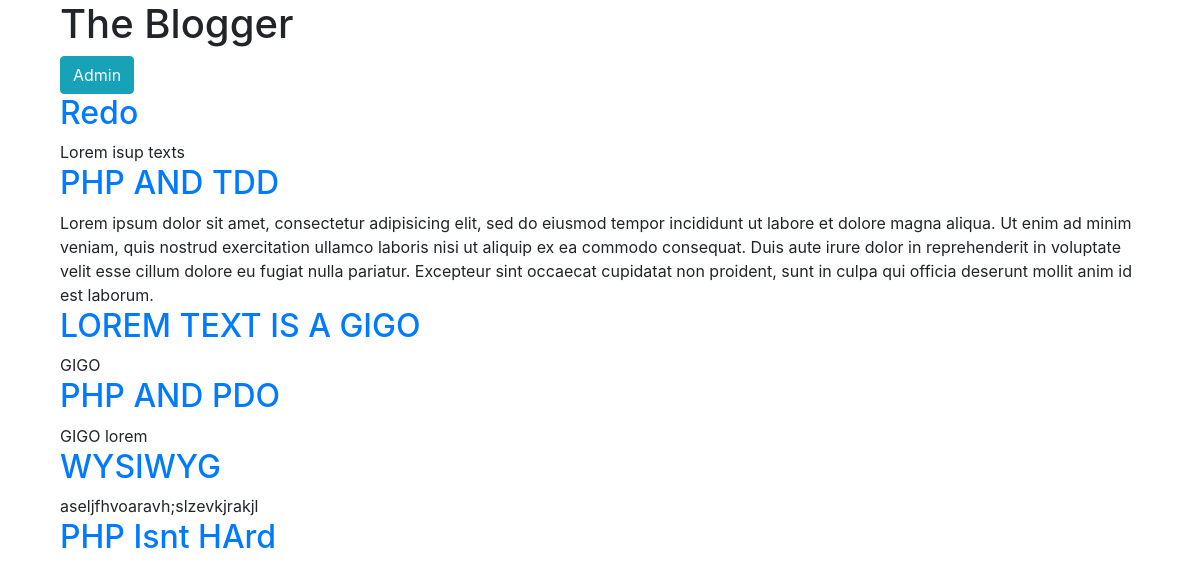
The page / on the database its author committed.
### tables this page shows
CREATE TABLE `posts` (
  `id` int(11) NOT NULL,
  `title` varchar(255) DEFAULT NULL,
  `body` text DEFAULT NULL
);

### functions.php (called while the page is built, shortened)
<?php session_start();
function get($table_name, $conn, $limit = 10){
	try {
		$results = $conn->query("SELECT * FROM $table_name ORDER BY id DESC LIMIT $limit");
		return ($results->rowCount() > 0)
		? $results : false;
	} catch (Exception $e) {
		return false;
	}
}
function view($path, $data = null){
	include "views/layout.php";
}

### index.php (called while the page is built)
<?php require 'blog.php';
$posts = get('posts', $conn);
view('index', array('posts'=> $posts));

### views/index.view.php (the view)
<div class="container">
	<h1 class="heading">The Blogger</h1>
	<div><a href="login.php" class="btn btn-info">Admin</a></div>
	<?php foreach ($posts as $post):?>
		<article class="article article">
			<h2><a href="single.php?id=<?php echo $post['id'];?>"><?php echo $post['title']; ?></a></h2>
			<div class="body">
				<?php echo $post['body']; ?>
			</div>
		</article>
	<?php endforeach; ?>
</div>

### views/layout.php (shortened to what this page needs)
<!DOCTYPE html>
<html>
<head>
	<link rel="stylesheet" type="text/css" href="css/bootstrap.css">
</head>
<body>
<div class="container">
	<?php include $path; ?>
</div>
</body>
</html>

### rows shown on the page
posts: title "Redo", body "Lorem isup texts"
posts: title "PHP AND TDD", body "Lorem ipsum dolor sit amet, consectetur adipisicing elit, sed do eiusmod tempor incididunt ut labore et dolore magna aliqua. Ut enim ad minim veniam, quis nostrud exercitation ullamco laboris nisi ut aliquip ex ea commodo consequat. Duis aute irure dolor in reprehenderit in voluptate velit esse cillum dolore eu fugiat nulla pariatur. Excepteur sint occaecat cupidatat non proident, sunt in culpa qui officia deserunt mollit anim id est laborum."
posts: title "LOREM TEXT IS A GIGO", body "GIGO"
posts: title "PHP AND PDO", body "GIGO lorem"
posts: title "WYSIWYG", body "aseljfhvoaravh;slzevkjrakjl"
posts: title "PHP Isnt HArd"
